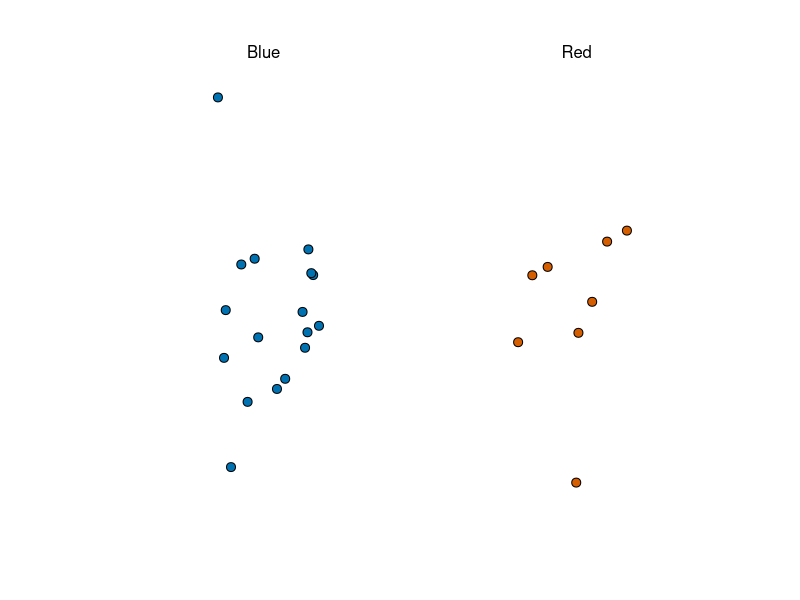

Here is the R script that generated this plot: (Note: this script raises an error after producing the figure.)
## ---- chunk 1
library(tidyverse)
library(dslabs)
take_poll(25)
## ---- chunk 2
sqrt(p*(1-p))/sqrt(1000)
## ---- chunk 3
p <- seq(0, 1, length = 100)
se<-sqrt(p*(1-p)/100)
library(tidyverse)
qplot(se,p)
## ---- chunk 4
p <- seq(0, 1, length = 100)
se<-sqrt(p*(1-p)/25)
library(tidyverse)
qplot(se,p)
p <- seq(0, 1, length = 100)
se<-sqrt(p*(1-p)/100)
library(tidyverse)
qplot(se,p)
p <- seq(0, 1, length = 100)
se<-sqrt(p*(1-p)/1000)
library(tidyverse)
qplot(se,p)
## ---- chunk 5
n <- 25
p <- 0.45

2*sqrt(p*(1-p)/n)
## ---- chunk 6
x_hat <- 0.48
se <- sqrt(x_hat*(1-x_hat)/25)
se
## ---- chunk 7
pnorm(0.01/se) - pnorm(-0.01/se)
## ---- chunk 8
1.96*se
## ---- chunk 9
pnorm(1.96)-pnorm(-1.96)
## ---- chunk 10
B <- 10000
N <- 1000
x_hat <- replicate(B, {
  x <- sample(c(0,1), size = N, replace = TRUE, prob = c(1-p, p))
  mean(x)
})
## ---- chunk 11
p <- 0.45
N <- 1000

x <- sample(c(0,1), size = N, replace = TRUE, prob = c(1-p, p))
x_hat <- mean(x)
## ---- chunk 12
B <- 10000
x_hat <- replicate(B, {
  x <- sample(c(0,1), size = N, replace = TRUE, prob = c(1-p, p))
  mean(x)
})
## ---- chunk 13
mean(x_hat)
sd(x_hat)
## ---- chunk 14
take_sample <- function(p, N){
  X <- sample(c(0,1), size = N, replace = TRUE, prob = c(1 - p, p))
  mean(X)
}
## ---- chunk 15
p <- 0.45
N <- 100
B <- 10000
errors <- replicate(B, take_sample(p, N) - p)
## ---- chunk 16
mean(errors)
hist(errors)
## ---- chunk 17
mean(abs(errors))
## ---- chunk 18
sqrt(mean(errors^2))
## ---- chunk 19
sqrt(p*(1-p)/100)
## ---- chunk 20
set.seed(1)
X <- sample(0:1, N, replace=T, p=c(1-p,p))
X_bar <- mean(X)
sqrt(X_bar*(1-X_bar)/N)
## ---- chunk 21
N <- seq(100, 5000, len = 100)
p <- 0.5
se <- sqrt(p*(1-p)/N)
library(tidyverse)
qplot(N,se)
## ---- chunk 22
qqnorm(errors)
qqline(errors)
## ---- chunk 23
p <- 0.45
N <- 100
1-pnorm(0.5, p, sqrt(p*(1-p)/N))
## ---- chunk 24
X_hat <- 0.51
se_hat <- sqrt(X_hat*(1-X_hat)/N)
1 - pnorm(0.01, 0, se_hat) + pnorm(-0.01, 0, se_hat)
## ---- chunk 25
p <- 0.45
N <- 1000
## ---- chunk 26
x <- sample(c(0, 1), size = N, replace = TRUE, prob = c(1-p, p))
x_hat <- mean(x)
se_hat <- sqrt(x_hat * (1 - x_hat) / N)
c(x_hat - 1.96 * se_hat, x_hat + 1.96 * se_hat)
## ---- chunk 27
x <- sample(c(0,1), size=N, replace=TRUE, prob=c(1-p, p))
x_hat <- mean(x)
se_hat <- sqrt(x_hat * (1 - x_hat) / N)
c(x_hat - 1.96 * se_hat, x_hat + 1.96 * se_hat)
## ---- chunk 28
pnorm(1.96) - pnorm(-1.96)
## ---- chunk 29
z <- qnorm(0.995)
z
## ---- chunk 30
pnorm(z) - pnorm(-z)
## ---- chunk 31
qnorm(0.975)
## ---- chunk 32
N <- 1000
B <- 10000
inside <- replicate(B, {
  x <- sample(c(0,1), size = N, replace = TRUE, prob = c(1-p, p))
  x_hat <- mean(x)
  se_hat <- sqrt(x_hat * (1 - x_hat) / N)
  between(p, x_hat - 1.96 * se_hat, x_hat + 1.96 * se_hat)
})
mean(inside)
## ---- chunk 33
library(dslabs)
data("polls_us_election_2016")
## ---- chunk 34
library(tidyverse)
polls <- polls_us_election_2016 %>% 
  filter(enddate >= "2016-10-31" & state == "U.S.") 
## ---- chunk 35
N <- polls$samplesize[1]
x_hat <- polls$rawpoll_clinton[1]/100
## ---- chunk 36
se_hat <- sqrt(X_hat*(1-X_hat)/N)
X_hat +  c(-1,1)*pnorm(0.975)*se_hat
## ---- chunk 37
library(tidyverse)
polls %>% mutate(X_hat = polls$rawpoll_clinton/100, se_hat = sqrt(X_hat*(1-X_hat)/samplesize),
                 lower = X_hat - pnorm(0.975)*se_hat, upper = X_hat + pnorm(0.975)*se_hat) %>%
  select(pollster, enddate, X_hat, lower, upper)
## ---- chunk 38
polls %>% mutate(X_hat = polls$rawpoll_clinton/100, se_hat = sqrt(X_hat*(1-X_hat)/samplesize),
                 lower = X_hat - pnorm(0.975)*se_hat, upper = X_hat + pnorm(0.975)*se_hat, 
                 hit = lower<=0.482 & upper>=0.482) %>%
  select(pollster, enddate, X_hat, lower, upper, hit) 
## ---- chunk 39
polls %>% mutate(X_hat = polls$rawpoll_clinton/100, se_hat = sqrt(X_hat*(1-X_hat)/samplesize),
                 lower = X_hat - pnorm(0.975)*se_hat, upper = X_hat + pnorm(0.975)*se_hat, 
                 hit = lower<=0.482 & upper>=0.482) %>%
  select(pollster, enddate, X_hat, lower, upper, hit)%>%
  summarize(mean(hit))
## ---- chunk 40
0.95
## ---- chunk 41
polls <- polls_us_election_2016 %>% 
  filter(enddate >= "2016-10-31" & state == "U.S.")  %>%
  mutate(d_hat = rawpoll_clinton / 100 - rawpoll_trump / 100)
## ---- chunk 42
N <- polls$samplesize[1]
d_hat <- polls$d_hat[1]
X_hat <- (d_hat+1)/2
se_hat <- 2*sqrt(X_hat*(1-X_hat)/N)
d_hat + c(-1,1)*pnorm(0.975)*se_hat
## ---- chunk 43
polls %>% mutate(X_hat = (d_hat+1)/2, se_hat = 2*sqrt(X_hat*(1-X_hat)/samplesize),
                 lower = d_hat - pnorm(0.975)*se_hat, upper = d_hat + pnorm(0.975)*se_hat, 
                 hit = lower<=0.021 & upper>=0.021) %>%
  select(pollster, enddate, d_hat, lower, upper, hit) 
## ---- chunk 44
polls %>% mutate(X_hat = (d_hat+1)/2, se_hat = 2*sqrt(X_hat*(1-X_hat)/samplesize),
                 lower = d_hat - pnorm(0.975)*se_hat, upper = d_hat + pnorm(0.975)*se_hat, 
                 hit = lower<=0.021 & upper>=0.021) %>%
  select(pollster, enddate, d_hat, lower, upper, hit) %>% 
  summarize(mean(hit))
## ---- chunk 45
polls %>% mutate(error = d_hat - 0.021) %>%
  ggplot(aes(pollster, error)) +
  geom_point()
## ---- chunk 46
polls %>% mutate(error = d_hat - 0.021) %>%
  group_by(pollster) %>%
  filter(n() >= 5) %>%
  ggplot(aes(pollster, error)) +
  geom_point()
## ---- chunk 47
N <- 25
x_hat <- 0.48
(2 * x_hat - 1) + c(-1.96, 1.96) * 2 * sqrt(x_hat * (1 - x_hat) / N)
## ---- chunk 48
N <- 100
z <- sqrt(N)*0.02/0.5
1 - (pnorm(z) - pnorm(-z))
